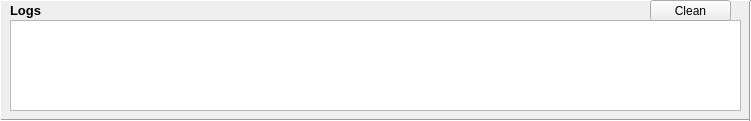
     <widget class="QWidget" name="widget_37" native="true">
      <property name="geometry">
       <rect>
        <x>0</x>
        <y>490</y>
        <width>751</width>
        <height>121</height>
       </rect>
      </property>
      <widget class="QPlainTextEdit" name="logs_plain_text">
       <property name="geometry">
        <rect>
         <x>10</x>
         <y>20</y>
         <width>731</width>
         <height>91</height>
        </rect>
       </property>
       <property name="readOnly">
        <bool>true</bool>
       </property>
      </widget>
      <widget class="QLabel" name="label_2">
       <property name="geometry">
        <rect>
         <x>10</x>
         <y>0</y>
         <width>71</width>
         <height>20</height>
        </rect>
       </property>
       <property name="font">
        <font>
         <pointsize>10</pointsize>
         <weight>75</weight>
         <bold>true</bold>
        </font>
       </property>
       <property name="text">
        <string>Logs</string>
       </property>
      </widget>
      <widget class="Line" name="line_42">
       <property name="geometry">
        <rect>
         <x>0</x>
         <y>110</y>
         <width>751</width>
         <height>21</height>
        </rect>
       </property>
       <property name="orientation">
        <enum>Qt::Horizontal</enum>
       </property>
      </widget>
      <widget class="Line" name="line_43">
       <property name="geometry">
        <rect>
         <x>740</x>
         <y>0</y>
         <width>20</width>
         <height>121</height>
        </rect>
       </property>
       <property name="orientation">
        <enum>Qt::Vertical</enum>
       </property>
      </widget>
      <widget class="Line" name="line_44">
       <property name="geometry">
        <rect>
         <x>-10</x>
         <y>0</y>
         <width>20</width>
         <height>121</height>
        </rect>
       </property>
       <property name="orientation">
        <enum>Qt::Vertical</enum>
       </property>
      </widget>
      <widget class="Line" name="line_45">
       <property name="geometry">
        <rect>
         <x>0</x>
         <y>-10</y>
         <width>751</width>
         <height>21</height>
        </rect>
       </property>
       <property name="orientation">
        <enum>Qt::Horizontal</enum>
       </property>
      </widget>
      <widget class="QPushButton" name="clean_log_butt">
       <property name="geometry">
        <rect>
         <x>650</x>
         <y>0</y>
         <width>81</width>
         <height>21</height>
        </rect>
       </property>
       <property name="text">
        <string>Clean</string>
       </property>
      </widget>
     </widget>
